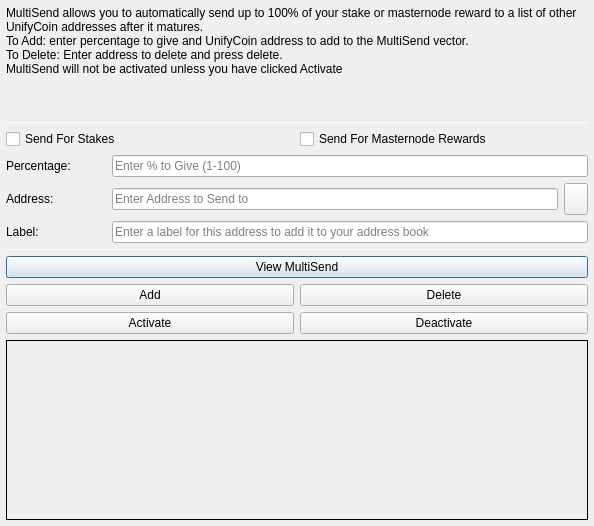
<?xml version="1.0" encoding="UTF-8"?>
<ui version="4.0">
 <class>MultiSendDialog</class>
 <widget class="QDialog" name="MultiSendDialog">
  <property name="windowModality">
   <enum>Qt::NonModal</enum>
  </property>
  <property name="geometry">
   <rect>
    <x>0</x>
    <y>0</y>
    <width>594</width>
    <height>526</height>
   </rect>
  </property>
  <property name="windowTitle">
   <string>MultiSend</string>
  </property>
  <layout class="QVBoxLayout" name="verticalLayout" stretch="0">
   <property name="leftMargin">
    <number>6</number>
   </property>
   <property name="topMargin">
    <number>6</number>
   </property>
   <property name="rightMargin">
    <number>6</number>
   </property>
   <property name="bottomMargin">
    <number>6</number>
   </property>
   <item>
    <layout class="QVBoxLayout" name="verticalLayout_Main" stretch="1,1,1,0,1,1,1">
     <item>
      <widget class="QLabel" name="label_2">
       <property name="lineWidth">
        <number>1</number>
       </property>
       <property name="text">
        <string>MultiSend allows you to automatically send up to 100% of your stake or masternode reward to a list of other UnifyCoin addresses after it matures.
To Add: enter percentage to give and UnifyCoin address to add to the MultiSend vector.
To Delete: Enter address to delete and press delete.
MultiSend will not be activated unless you have clicked Activate</string>
       </property>
       <property name="alignment">
        <set>Qt::AlignLeading|Qt::AlignLeft|Qt::AlignTop</set>
       </property>
       <property name="wordWrap">
        <bool>true</bool>
       </property>
      </widget>
     </item>
     <item>
      <widget class="Line" name="line">
       <property name="minimumSize">
        <size>
         <width>0</width>
         <height>1</height>
        </size>
       </property>
       <property name="maximumSize">
        <size>
         <width>16777215</width>
         <height>1</height>
        </size>
       </property>
       <property name="orientation">
        <enum>Qt::Horizontal</enum>
       </property>
      </widget>
     </item>
     <item>
      <layout class="QVBoxLayout" name="verticalLayout_Settings">
       <item>
        <layout class="QHBoxLayout" name="horizontalLayout">
         <item>
          <widget class="QCheckBox" name="multiSendStakeCheckBox">
           <property name="text">
            <string>Send For Stakes</string>
           </property>
          </widget>
         </item>
         <item>
          <widget class="QCheckBox" name="multiSendMasternodeCheckBox">
           <property name="text">
            <string>Send For Masternode Rewards</string>
           </property>
          </widget>
         </item>
        </layout>
       </item>
       <item>
        <layout class="QHBoxLayout" name="horizontalLayout_6">
         <item>
          <widget class="QLabel" name="label">
           <property name="minimumSize">
            <size>
             <width>100</width>
             <height>0</height>
            </size>
           </property>
           <property name="toolTip">
            <string>Percentage of stake to send</string>
           </property>
           <property name="text">
            <string>Percentage:</string>
           </property>
          </widget>
         </item>
         <item>
          <widget class="QLineEdit" name="multiSendPercentEdit">
           <property name="toolTip">
            <string>Enter whole numbers 1 - 100</string>
           </property>
           <property name="placeholderText">
            <string>Enter % to Give (1-100)</string>
           </property>
          </widget>
         </item>
        </layout>
       </item>
       <item>
        <layout class="QHBoxLayout" name="horizontalLayout_7">
         <item>
          <widget class="QLabel" name="label_5">
           <property name="minimumSize">
            <size>
             <width>100</width>
             <height>0</height>
            </size>
           </property>
           <property name="toolTip">
            <string>Address to send portion of stake to</string>
           </property>
           <property name="text">
            <string>Address:</string>
           </property>
          </widget>
         </item>
         <item>
          <widget class="QLineEdit" name="multiSendAddressEdit">
           <property name="toolTip">
            <string/>
           </property>
           <property name="placeholderText">
            <string>Enter Address to Send to</string>
           </property>
          </widget>
         </item>
         <item>
          <widget class="QToolButton" name="addressBookButton">
           <property name="maximumSize">
            <size>
             <width>16777215</width>
             <height>32</height>
            </size>
           </property>
           <property name="toolTip">
            <string>Choose an address from the address book</string>
           </property>
           <property name="text">
            <string/>
           </property>
           <property name="icon">
            <iconset resource="../ufy.qrc">
             <normaloff>:/icons/address-book</normaloff>:/icons/address-book</iconset>
           </property>
           <property name="shortcut">
            <string>Alt+A</string>
           </property>
          </widget>
         </item>
        </layout>
       </item>
      </layout>
     </item>
     <item>
      <layout class="QHBoxLayout" name="horizontalLayout_3">
       <item>
        <widget class="QLabel" name="label_3">
         <property name="minimumSize">
          <size>
           <width>100</width>
           <height>0</height>
          </size>
         </property>
         <property name="text">
          <string>Label:</string>
         </property>
        </widget>
       </item>
       <item>
        <widget class="QLineEdit" name="labelAddressLabelEdit">
         <property name="placeholderText">
          <string>Enter a label for this address to add it to your address book</string>
         </property>
        </widget>
       </item>
      </layout>
     </item>
     <item>
      <widget class="Line" name="line_2">
       <property name="minimumSize">
        <size>
         <width>0</width>
         <height>1</height>
        </size>
       </property>
       <property name="maximumSize">
        <size>
         <width>16777215</width>
         <height>1</height>
        </size>
       </property>
       <property name="orientation">
        <enum>Qt::Horizontal</enum>
       </property>
      </widget>
     </item>
     <item>
      <layout class="QVBoxLayout" name="verticalLayout_Buttons">
       <item>
        <layout class="QHBoxLayout" name="horizontalLayout_4">
         <item>
          <widget class="QPushButton" name="viewButton">
           <property name="toolTip">
            <string/>
           </property>
           <property name="statusTip">
            <string>View MultiSend Vector</string>
           </property>
           <property name="text">
            <string>View MultiSend</string>
           </property>
          </widget>
         </item>
        </layout>
       </item>
       <item>
        <layout class="QHBoxLayout" name="horizontalLayout_2">
         <item>
          <widget class="QPushButton" name="addButton">
           <property name="toolTip">
            <string/>
           </property>
           <property name="statusTip">
            <string>Add to MultiSend Vector</string>
           </property>
           <property name="text">
            <string>Add</string>
           </property>
          </widget>
         </item>
         <item>
          <widget class="QPushButton" name="deleteButton">
           <property name="toolTip">
            <string/>
           </property>
           <property name="statusTip">
            <string>Delete Address From MultiSend Vector</string>
           </property>
           <property name="text">
            <string>Delete</string>
           </property>
          </widget>
         </item>
        </layout>
       </item>
       <item>
        <layout class="QHBoxLayout" name="horizontalLayout_5">
         <item>
          <widget class="QPushButton" name="activateButton">
           <property name="statusTip">
            <string>Activate MultiSend</string>
           </property>
           <property name="text">
            <string>Activate</string>
           </property>
          </widget>
         </item>
         <item>
          <widget class="QPushButton" name="disableButton">
           <property name="statusTip">
            <string>Deactivate MultiSend</string>
           </property>
           <property name="text">
            <string>Deactivate</string>
           </property>
          </widget>
         </item>
        </layout>
       </item>
      </layout>
     </item>
     <item>
      <widget class="QLabel" name="message">
       <property name="minimumSize">
        <size>
         <width>0</width>
         <height>180</height>
        </size>
       </property>
       <property name="frameShape">
        <enum>QFrame::Panel</enum>
       </property>
       <property name="frameShadow">
        <enum>QFrame::Plain</enum>
       </property>
       <property name="lineWidth">
        <number>1</number>
       </property>
       <property name="midLineWidth">
        <number>1</number>
       </property>
       <property name="text">
        <string/>
       </property>
       <property name="alignment">
        <set>Qt::AlignLeading|Qt::AlignLeft|Qt::AlignTop</set>
       </property>
       <property name="wordWrap">
        <bool>true</bool>
       </property>
      </widget>
     </item>
    </layout>
   </item>
  </layout>
 </widget>
 <resources>
  <include location="../ufy.qrc"/>
 </resources>
 <connections/>
</ui>
